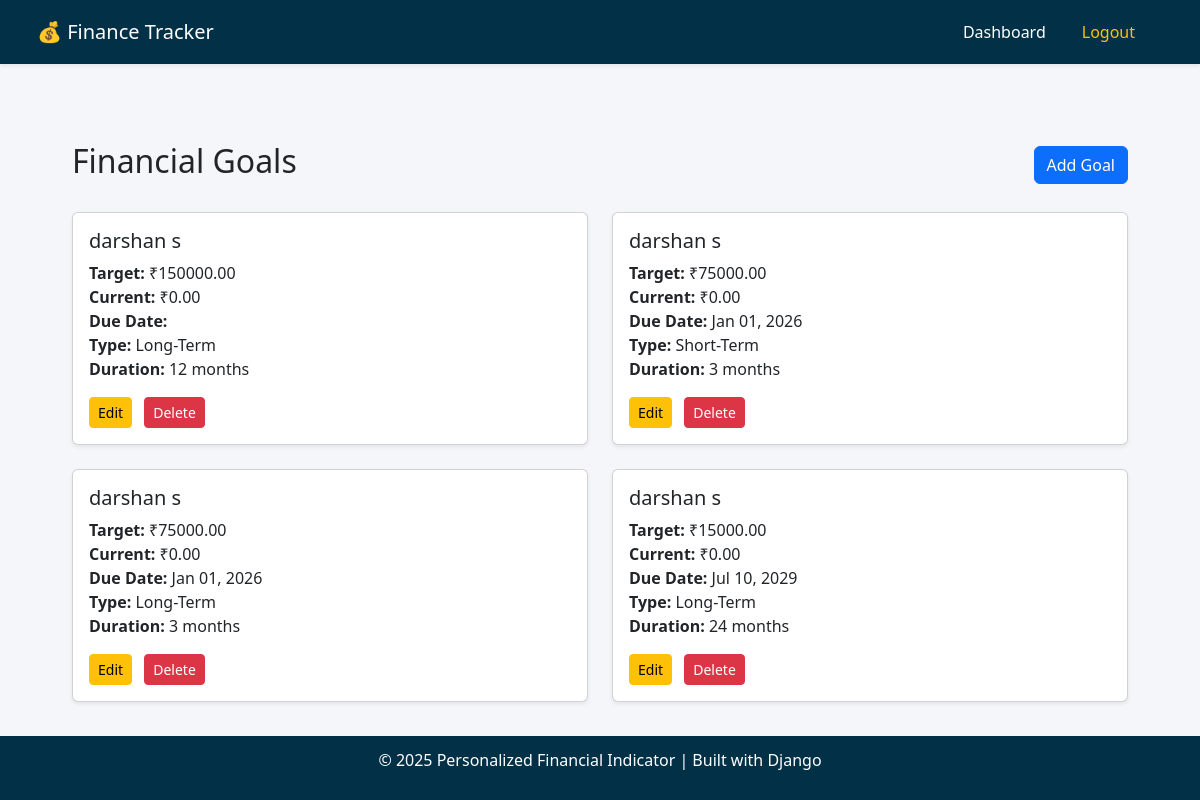
/goals/ (signed in), run on the app's committed database.
### authentication/models.py (models this page shows)
class FinancialGoal(models.Model):
    GOAL_TYPE_CHOICES = [
        ('Short-Term', 'Short-Term'),
        ('Long-Term', 'Long-Term'),
    ]
    user = models.ForeignKey(User, on_delete=models.CASCADE)
    name = models.CharField(max_length=100)
    goal_type = models.CharField(choices=GOAL_TYPE_CHOICES, max_length=20)
    amount = models.DecimalField(max_digits=12, decimal_places=2)
    current_amount = models.DecimalField(max_digits=12, decimal_places=2, default=0.00)
    due_date = models.DateField(null=True, blank=True)
    duration_months = models.PositiveIntegerField()
    is_recurring = models.BooleanField(default=False)
    created_at = models.DateTimeField(auto_now_add=True)
    note = models.TextField(blank=True, null=True)
    suggestion = models.TextField(blank=True, null=True)

### authentication/views.py (the view)
# urls.py: path('goals/', views.goals_list, name='goals_list'),
@login_required
def goals_list(request):
    goals = FinancialGoal.objects.filter(user=request.user)
    return render(request, 'authentication/goals_list.html', {'goals': goals})

### authentication/templates/authentication/goals_list.html (shortened to what this page needs)
{% extends 'base.html' %}
{% block content %}
<div class="container mt-5">
  <div class="d-flex justify-content-between align-items-center mb-4">
    <h2> Financial Goals</h2>
    <a href="{% url 'add_goal' %}" class="btn btn-primary">
       Add Goal
    </a>
  </div>
  <div class="row">
    {% for goal in goals %}
      <div class="col-md-6 mb-4">
        <div class="card shadow-sm">
          <div class="card-body">
            <h5 class="card-title">{{ goal.name }}</h5>
            <p class="card-text">
              <strong>Target:</strong> ₹{{ goal.amount }}<br>
              <strong>Current:</strong> ₹{{ goal.current_amount }}<br>
              <strong>Due Date:</strong> {{ goal.due_date|date:"M d, Y" }}<br>
              <strong>Type:</strong> {{ goal.goal_type }}<br>
              <strong>Duration:</strong> {{ goal.duration_months }} months<br>
            </p>
            <a href="{% url 'edit_goal' goal.pk %}" class="btn btn-warning btn-sm">
               Edit
            </a>
            <a href="{% url 'delete_goal' goal.pk %}" class="btn btn-danger btn-sm ms-2">
               Delete
            </a>
          </div>
        </div>
      </div>
    {% empty %}
      <div class="col-12">
        <div class="alert alert-info text-center">
          <i class="bi bi-info-circle"></i> No Goals Added Yet. <a href="{% url 'add_goal' %}">Add your first goal!</a>
        </div>
      </div>
    {% endfor %}
  </div>
</div>
{% endblock %}

### authentication/templates/base.html (style rules this page uses)
body { background-color: #f5f6fa; }

### data on the page
FinancialGoal: name "darshan s", amount "150000.00", current_amount "0.00", goal_type "Long-Term", duration_months "12"
FinancialGoal: name "darshan s", amount "75000.00", current_amount "0.00", due_date "Jan 01, 2026", goal_type "Short-Term", duration_months "3"
FinancialGoal: name "darshan s", amount "75000.00", current_amount "0.00", due_date "Jan 01, 2026", goal_type "Long-Term", duration_months "3"
FinancialGoal: name "darshan s", amount "15000.00", current_amount "0.00", due_date "Jul 10, 2029", goal_type "Long-Term", duration_months "24"
